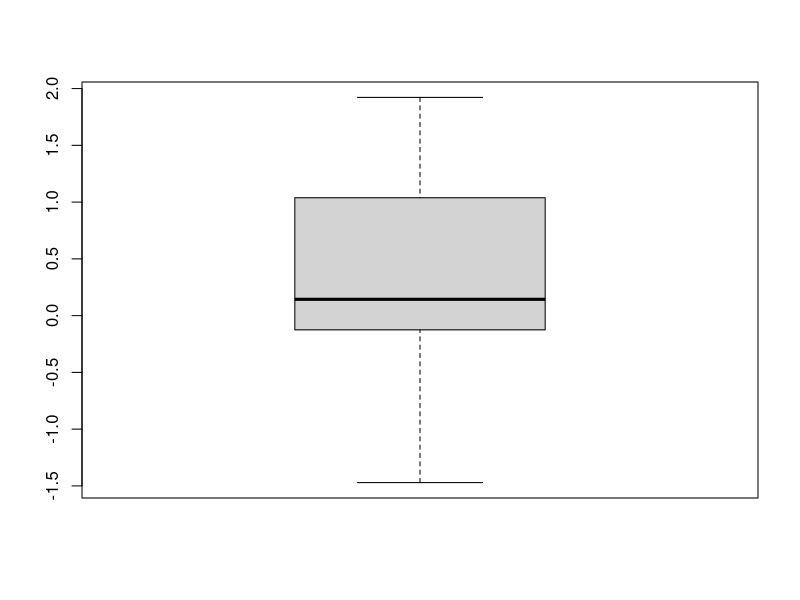
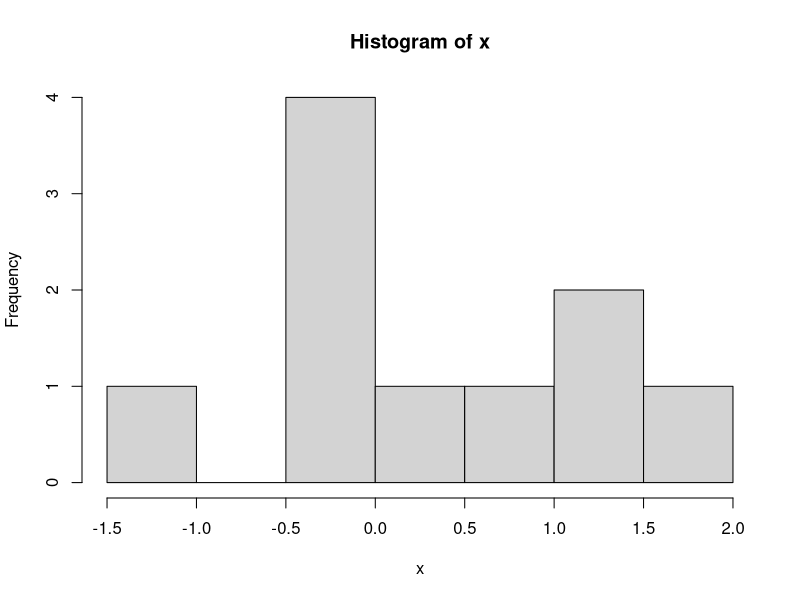
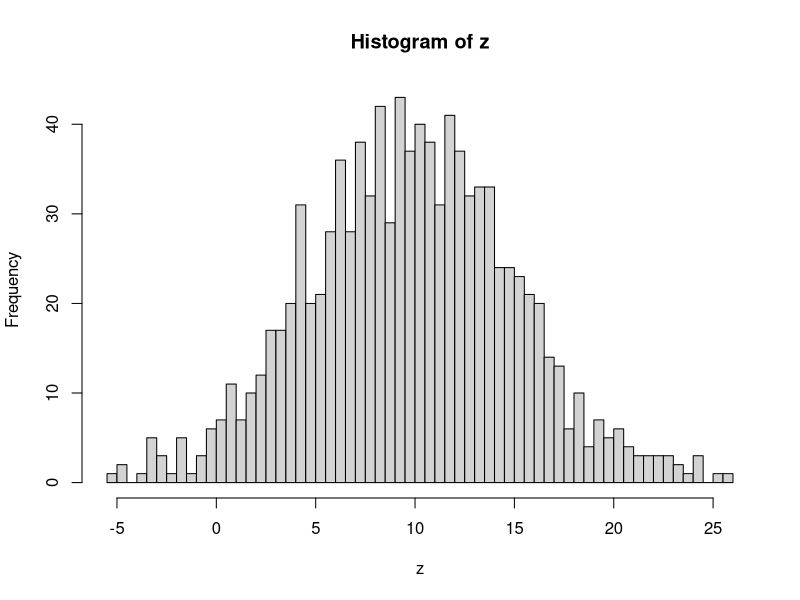

Source code (R) for these figures, in order:
## ---- chunk 1
x <- rnorm(10)
x
mean(x)
var(x)
sd(x)
median(x)
quantile(x)
range(x)
boxplot(x)
hist(x)
w <- rnorm(1000)
mean(w)
sd(w)
z <- rnorm(1000,mean=10,sd = 5)
mean(z)
sd(z)
hist(z,breaks=51)
summary(rnorm(12))
rchisq(10,df=3)
## ---- chunk 2
A <- matrix(c(9,6,8,-20),nrow=2)
b <- matrix(c(87,126))
x <- solve(A,b)
A%*%x
## ---- chunk 3
v <- seq(1,5)
v1 <- seq(1,5,by=2)
v2 <- seq(1,5,len=11)
v3 <- seq(1991,1995,len = 48)
v4 <- 1:5
b <- solve(A)
b%*%A
A%*%b
## ---- chunk 4
#A = UDV'
svdA = svd(A)
D = diag(svdA$d)
U = svdA$u
V = svdA$v
U%*%D%*%t(V)

#significance of SVD: Data matrix A
#rows are for spatial locations
#columns for temporal time measurements
#SVD decomposes space in U and time inV, variance in D
